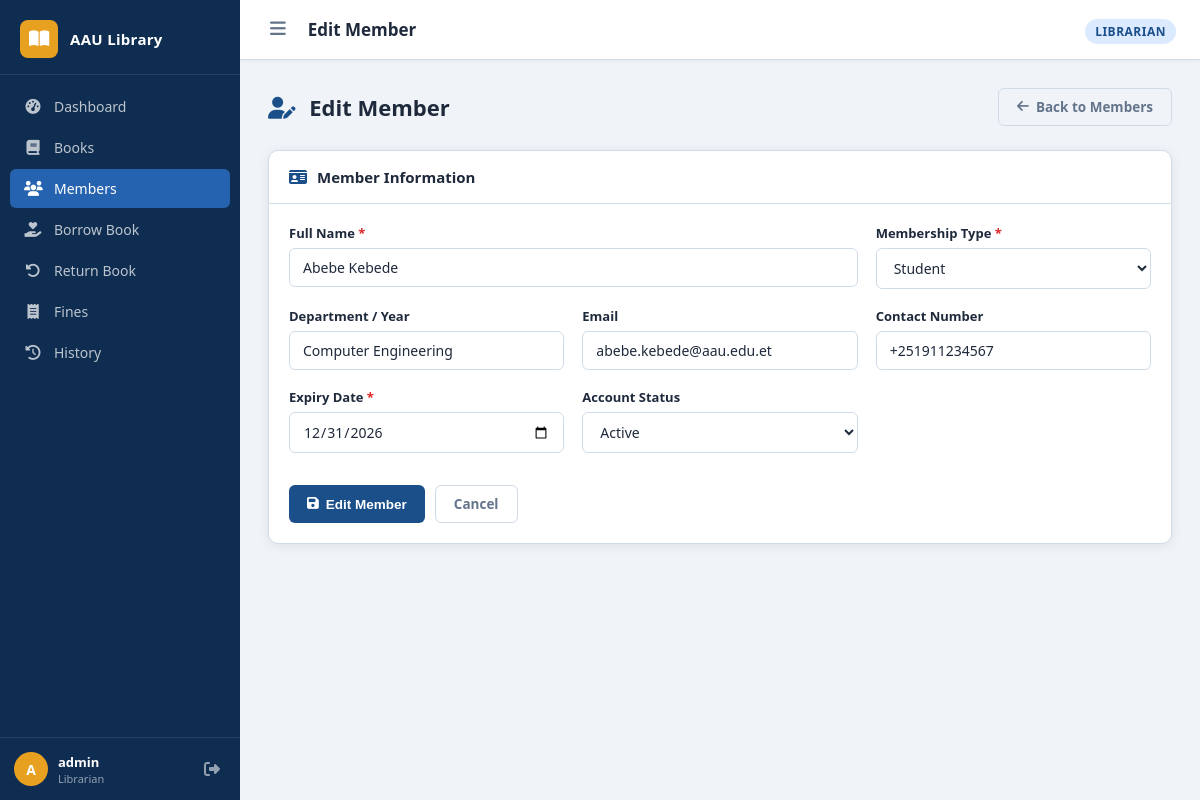
/members/edit/1 (signed in), run on the app's committed database.
### tables this page shows
CREATE TABLE members (
    member_id       INTEGER PRIMARY KEY AUTOINCREMENT,
    full_name       VARCHAR(100) NOT NULL,
    department      VARCHAR(50),
    contact_number  VARCHAR(20),
    email           VARCHAR(100),
    membership_type VARCHAR(20)  NOT NULL CHECK(membership_type IN ('Student','Faculty','Staff')),
    start_date      DATE         NOT NULL,
    expiry_date     DATE         NOT NULL,
    status          VARCHAR(20)  NOT NULL DEFAULT 'Active'
                    CHECK(status IN ('Active','Suspended')),
    created_at      DATETIME DEFAULT CURRENT_TIMESTAMP
);

### app.py (the view)
@app.route('/members/edit/<int:member_id>', methods=['GET', 'POST'])
@login_required
def edit_member(member_id):
    member = MemberDAO.get_by_id(member_id)
    if not member:
        flash('Member not found.', 'danger')
        return redirect(url_for('members'))
    if request.method == 'POST':
        data = {k: v.strip() for k, v in request.form.items()}
        ok, msg = MemberService.update(member_id, data)
        flash(msg, 'success' if ok else 'danger')
        if ok:
            return redirect(url_for('members'))
    return render_template('member_form.html', member=member, action='Edit')

### app.py (called while the page is built)
def login_required(f):
    @wraps(f)
    def decorated(*args, **kwargs):
        if 'user_id' not in session:
            flash('Please log in to continue.', 'warning')
            return redirect(url_for('login'))
        return f(*args, **kwargs)
    return decorated

### dao/db_connection.py (called while the page is built)
def get_connection():
    conn = sqlite3.connect(DB_PATH, timeout=10)
    conn.row_factory = sqlite3.Row
    conn.execute("PRAGMA foreign_keys = ON")
    return conn

### dao/member_dao.py (called while the page is built)
    @staticmethod
    def get_by_id(member_id):
        conn = get_connection()
        row = conn.execute("SELECT * FROM members WHERE member_id = ?", (member_id,)).fetchone()
        conn.close()
        return dict(row) if row else None

### templates/member_form.html (shortened to what this page needs)
{% extends 'base.html' %}
{% block page_title %}{{ action }} Member{% endblock %}
{% block content %}
<div class="page-header">
  <h1><i class="fas fa-user-{{ 'plus' if action == 'Register' else 'edit' }}"></i> {{ action }} Member</h1>
  <a href="{{ url_for('members') }}" class="btn btn-ghost">
    <i class="fas fa-arrow-left"></i> Back to Members
  </a>
</div>
<div class="card">
  <div class="card-header">
    <i class="fas fa-id-card" style="color:var(--primary)"></i>
    <h2>Member Information</h2>
  </div>
  <div class="card-body">
    <form method="POST">
      <div class="form-grid">
        <div class="form-group" style="grid-column:span 2">
          <label for="full_name">Full Name <span style="color:var(--danger)">*</span></label>
          <input type="text" id="full_name" name="full_name"
                 value="{{ member.full_name if member else '' }}"
                 placeholder="Full name" required>
        </div>
        <div class="form-group">
          <label for="membership_type">Membership Type <span style="color:var(--danger)">*</span></label>
          <select id="membership_type" name="membership_type" required>
            {% for t in ['Student','Faculty','Staff'] %}
            <option value="{{ t }}"
              {{ 'selected' if member and member.membership_type == t else '' }}>
              {{ t }}
            </option>
            {% endfor %}
          </select>
        </div>
        <div class="form-group">
          <label for="department">Department / Year</label>
          <input type="text" id="department" name="department"
                 value="{{ member.department if member else '' }}"
                 placeholder="e.g. Computer Science, Year 3">
        </div>
        <div class="form-group">
          <label for="email">Email</label>
          <input type="email" id="email" name="email"
                 value="{{ member.email if member else '' }}"
                 placeholder="email@example.com">
        </div>
        <div class="form-group">
          <label for="contact_number">Contact Number</label>
          <input type="text" id="contact_number" name="contact_number"
                 value="{{ member.contact_number if member else '' }}"
                 placeholder="+251 9XX XXX XXXX">
        </div>
        <div class="form-group">
          <label for="expiry_date">Expiry Date <span style="color:var(--danger)">*</span></label>
          <input type="date" id="expiry_date" name="expiry_date"
                 value="{{ member.expiry_date if member else '' }}" required>
        </div>
        {% if member %}
        <div class="form-group">
          <label for="status">Account Status</label>
          <select id="status" name="status">
            <option value="Active" {{ 'selected' if member.status == 'Active' }}>Active</option>
          </select>
        </div>
        {% endif %}
      </div>
      <div class="form-actions" style="margin-top:24px;">
        <button type="submit" class="btn btn-primary">
          <i class="fas fa-save"></i> {{ action }} Member
        </button>
        <a href="{{ url_for('members') }}" class="btn btn-ghost">Cancel</a>
      </div>
    </form>
  </div>
</div>
{% endblock %}

### static/css/style.css (style rules this page uses)
:root { --primary: #1a4f8a; --primary-light: #2563b0; --primary-dark: #0f2d50; --accent: #e8a020; --accent-light: #f5b942; --success: #16a34a; --danger: #dc2626; --warning: #d97706; --info: #0284c7; --sidebar-w: 240px; --sidebar-bg: #0f2d50; --topbar-h: 60px; --bg: #f0f4f8; --card-bg: #ffffff; --border: #d1dbe8; --text: #1e293b; --text-muted: #64748b; --radius: 10px; --radius-sm: 6px; --shadow: 0 2px 12px rgba(0,0,0,.08); --shadow-lg: 0 8px 30px rgba(0,0,0,.14); --font: 'Segoe UI', system-ui, -apple-system, sans-serif; }
*, *::before, *::after { box-sizing: border-box; margin: 0; padding: 0; }
body { font-family: var(--font); background: var(--bg); color: var(--text); display: flex; min-height: 100vh; }
.page-header { display: flex; align-items: center; justify-content: space-between; margin-bottom: 24px; }
.page-header h1 { font-size: 22px; font-weight: 700; color: var(--text); }
.page-header h1 i { color: var(--primary); margin-right: 8px; }
.card { background: var(--card-bg); border-radius: var(--radius); border: 1px solid var(--border); box-shadow: var(--shadow); overflow: hidden; }
.card-header { padding: 16px 20px; border-bottom: 1px solid var(--border); display: flex; align-items: center; gap: 10px; }
.card-header h2 { font-size: 15px; font-weight: 700; color: var(--text); flex: 1; }
.card-body { padding: 20px; }
.btn { display: inline-flex; align-items: center; gap: 7px; padding: 9px 18px; border-radius: var(--radius-sm); border: none; cursor: pointer; font-size: 13.5px; font-weight: 600; text-decoration: none; transition: all .18s; white-space: nowrap; }
.btn-primary { background: var(--primary); color: white; }
.btn-ghost { background: transparent; color: var(--text-muted); border: 1px solid var(--border); }
.form-grid { display: grid; grid-template-columns: repeat(auto-fill, minmax(260px, 1fr)); gap: 18px; }
.form-group { display: flex; flex-direction: column; gap: 6px; }
.form-group label { font-size: 13px; font-weight: 600; color: var(--text); }
.form-group input, .form-group select, .form-group textarea { padding: 9px 13px; border: 1.5px solid var(--border); border-radius: var(--radius-sm); font-size: 14px; font-family: var(--font); color: var(--text); background: white; transition: border-color .18s, box-shadow .18s; outline: none; }
.form-actions { display: flex; gap: 10px; padding-top: 8px; }

### data on the page
members: full_name "Abebe Kebede", department "Computer Engineering", email "abebe.kebede@aau.edu.et", contact_number "+251911234567", expiry_date "12/31/2026"

### other printed values
{{ session.username[0]|upper }} "A"
{{ session.username }} "admin"
{{ session.role }} "Librarian"
{{ action }} "Edit"
{{ session.role }} "LIBRARIAN"
form field membership_type "Student"
